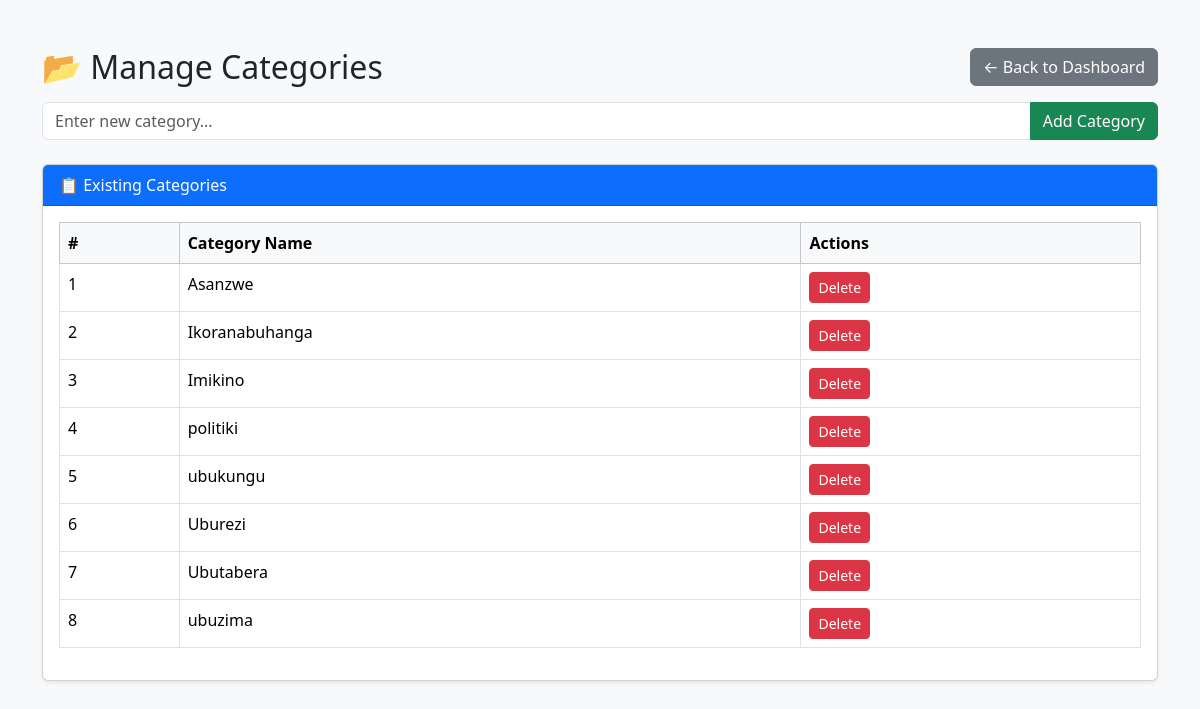
Page /manage_categories.php on the committed database.
### tables this page shows
CREATE TABLE `categories` (
  `id` int(11) NOT NULL,
  `name` varchar(100) NOT NULL
);

### manage_categories.php (the view, shortened to what this page needs)
<?php
include 'db.php';
$categories = $conn->query("SELECT * FROM categories ORDER BY name ASC");
?>
<!DOCTYPE html>
<html>
<head>
    <link href="https://cdn.jsdelivr.net/npm/bootstrap@5.3.3/dist/css/bootstrap.min.css" rel="stylesheet">
</head>
<body class="bg-light">
<div class="container mt-5">
    <div class="d-flex justify-content-between align-items-center mb-3">
        <h2 class="mb-0">📂 Manage Categories</h2>
        <a href="dashboard.php" class="btn btn-secondary">← Back to Dashboard</a>
    </div>
    <form method="POST" class="mb-4">
        <div class="input-group">
            <input type="text" name="category" class="form-control" placeholder="Enter new category..." required>
            <button type="submit" class="btn btn-success">Add Category</button>
        </div>
    </form>
    <div class="card shadow-sm">
        <div class="card-header bg-primary text-white">📋 Existing Categories</div>
        <div class="card-body">
            <?php if ($categories->num_rows > 0): ?>
                <table class="table table-bordered table-hover">
                    <thead class="table-light">
                        <tr>
                            <th>#</th>
                            <th>Category Name</th>
                            <th>Actions</th>
                        </tr>
                    </thead>
                    <tbody>
                        <?php $i = 1; while ($cat = $categories->fetch_assoc()): ?>
                            <tr>
                                <td><?= $i++ ?></td>
                                <td><?= htmlspecialchars($cat['name']) ?></td>
                                <td>
                                    <a href="?delete=<?= $cat['id'] ?>" class="btn btn-danger btn-sm"
                                       onclick="return confirm('Are you sure you want to delete this category?')">
                                        Delete
                                    </a>
                                </td>
                            </tr>
                        <?php endwhile; ?>
                    </tbody>
                </table>
            <?php else: ?>
                <p class="text-muted">No categories available.</p>
            <?php endif; ?>
        </div>
    </div>
</div>
</body>
</html>

### rows in the picture
categories: name "Asanzwe"
categories: name "Ikoranabuhanga"
categories: name "Imikino"
categories: name "politiki"
categories: name "ubukungu"
categories: name "Uburezi"
categories: name "Ubutabera"
categories: name "ubuzima"
